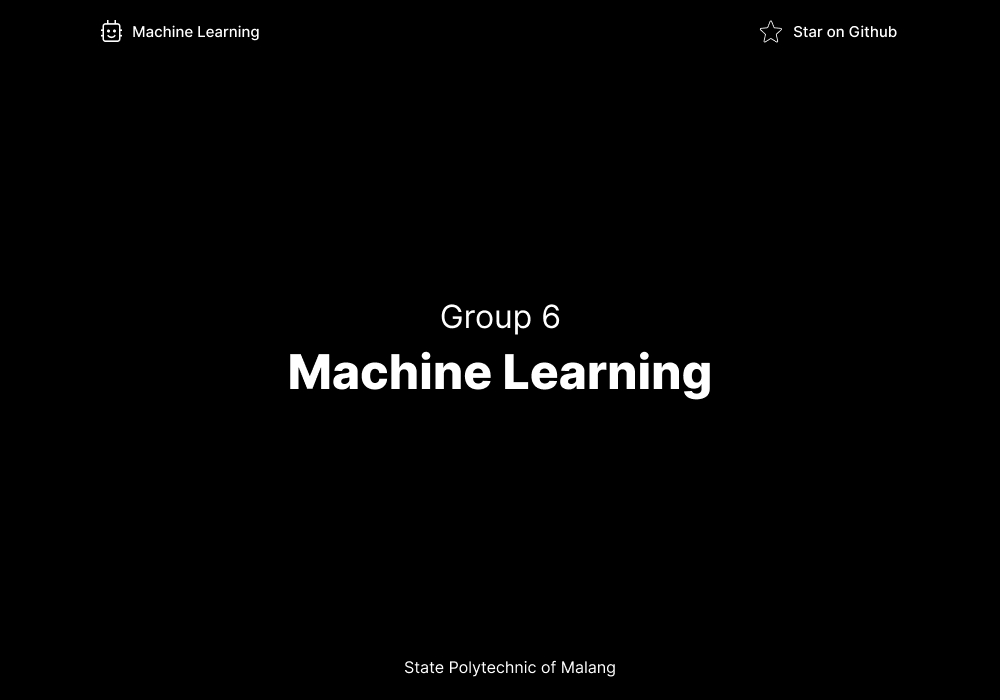
#> input picture screen.png, 1000 x 700 px, given in place of 2.jpeg, which was not available
$ jupyter execute --allow-errors UTS_ML_Mochammad_Zaky_Zamroni.ipynb   (shell and % lines are left out)   (text cells are left out)
#> lines starting #> are read from the running program, lines starting #| are printed output that depends on the picture; after the words box and inside, x2 and y2 are one past the last pixel; in counts of white or black regions, pixels touching at a corner belong together; pictures that were not available may be replaced by others from this repository, and a replacement may not be noted
[cell 1]
import numpy as np
import cv2
import matplotlib.pyplot as plt
from google.colab.patches import cv2_imshow # path cv2.imshow di google colab

[cell 2]
# Load Gambar
img = cv2.imread('2.jpeg')
#> img is the input picture: shape (700, 1000, 3); min 0, max 255, mean 3.5

# Tampilkan gambar
# cv2.imshow(img)
cv2_imshow(img) # khusus google colab karena ada issue

[cell 3]
h, w, ch= img.shape
#> h = 700; w = 1000; ch = 3
print(h)
#| 700
print(w)
#| 1000
print(ch)
#| 3

[cell 4]
data = img / 255.0
data = data.reshape(h * w, ch)
data.shape
#> Out = (700000, 3)

[cell 5]
def plot_pixels(data, title, colors=None, N=10000):
#> called with data = array of shape (700000, 3), N = 10000
    if colors is None:
        colors = data

    # choose a random subset
    rng = np.random.RandomState(0)
    i = rng.permutation(data.shape[0])[:N]
    colors = colors[i]
    R, G, B = data[i].T
#> R = 10000 values, max 1 at index 57, min 0 at index 0, mean 0.0168; G has the same summary as R; B has the same summary as R

    fig, ax = plt.subplots(1, 2, figsize=(8, 4))
    ax[0].scatter(R, G, color=colors, marker='.')
    ax[0].set(xlabel='Red', ylabel='Green', xlim=(0, 1), ylim=(0, 1))

    ax[1].scatter(R, B, color=colors, marker='.')
    ax[1].set(xlabel='Red', ylabel='Blue', xlim=(0, 1), ylim=(0, 1))

    fig.suptitle(title, size=14)

[cell 6]
plot_pixels(data, title='Input color space: 16 million possible colors')
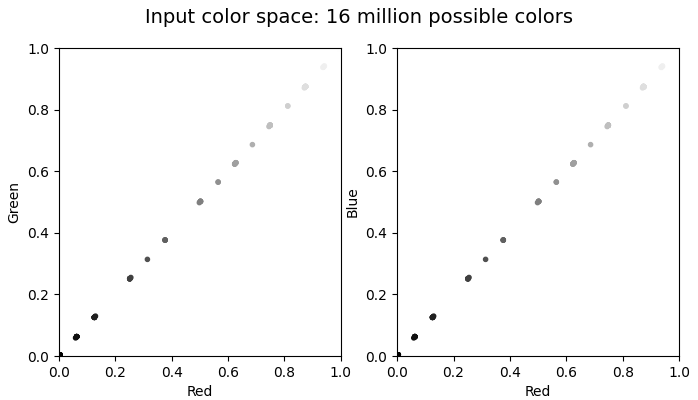
#> figure drawn by matplotlib, 2 panels

#> (a cell that did not finish here is left out)

[cell 8]
import cv2
import numpy as np
import os
import matplotlib.pyplot as plt
import pytesseract
from sklearn.cluster import MiniBatchKMeans

[cell 9]
# Path ke folder yang berisi gambar
folder_path = 'dataset/'

# Mendapatkan daftar file dalam folder
file_names = [f for f in os.listdir(folder_path) if os.path.isfile(os.path.join(folder_path, f))]

[cell 10]
def change_color(image):
    h, w, ch = image.shape
#> h = 700; w = 1000; ch = 3
    data = image.astype(np.float32) / 255.0
    data = data.reshape(h * w, ch)

    kmeans = MiniBatchKMeans(2)
    kmeans.fit(data)
    new_colors = kmeans.cluster_centers_[kmeans.predict(data)]
    recolored = (new_colors.reshape(h, w, ch) * 255).astype(np.uint8)
#> recolored: shape (700, 1000, 3); values 0 (black) and 236 (white), 1.4% white; 84 white regions (17 under 20 px), largest, box (x1, y1, x2, y2) and area: (290, 354, 329, 389) 985, (683, 362, 710, 399) 696, (391, 354, 417, 389) 573

    return recolored

[cell 11]
def enhance_plate(image):
    gray = cv2.cvtColor(image, cv2.COLOR_BGR2GRAY)
    _, thresh = cv2.threshold(gray, 150, 255, cv2.THRESH_BINARY)

    if np.mean(thresh) > 128:  # Logika if untuk memastikan bahwa angka menjadi putih dan background menjadi hitam
        thresh = cv2.bitwise_not(thresh)

    return thresh

[cell 12]
def remove_noise(image, kernel_size):
#> called with kernel_size = 9
    return cv2.medianBlur(image, kernel_size)
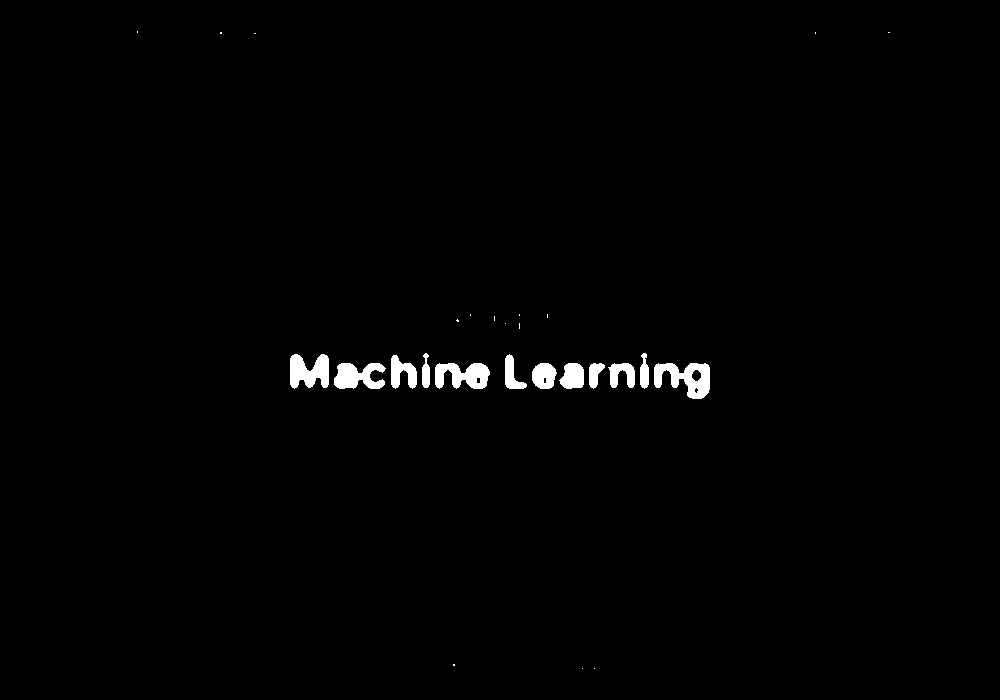
#> returned value: shape (700, 1000, 3); values 0 (black) and 236 (white), 1% white; 27 white regions (15 under 20 px), largest, box (x1, y1, x2, y2) and area: (654, 363, 710, 399) 1186, (435, 363, 490, 389) 1001, (290, 354, 329, 389) 981

[cell 13]
def invert_colors(image):
    return cv2.bitwise_not(image)

[cell 14]
for i, file_name in enumerate(file_names):
    image_path = os.path.join(folder_path, file_name)
    img = cv2.imread(image_path)

    recolored = change_color(img)
    denoised_image = remove_noise(recolored, kernel_size=9)
    enhanced_plate = enhance_plate(denoised_image)
    inverted_plate = invert_colors(enhanced_plate)

    # Menampilkan gambar asli, gambar dengan warna diubah, hasil setelah menghilangkan noise, dan hasil akhir setelah meningkatkan kejelasan nomor plat
    fig, ax = plt.subplots(1, 5, figsize=(20, 6), subplot_kw=dict(xticks=[], yticks=[]))
    fig.subplots_adjust(wspace=0.05)
    ax[0].imshow(cv2.cvtColor(img, cv2.COLOR_BGR2RGB))
    ax[0].set_title('Original Image', size=16)
    ax[1].imshow(cv2.cvtColor(recolored, cv2.COLOR_BGR2RGB))
    ax[1].set_title('2-color Image', size=16)
    ax[2].imshow(cv2.cvtColor(denoised_image, cv2.COLOR_BGR2RGB))
    ax[2].set_title('Denoised Image', size=16)
    ax[3].imshow(enhanced_plate, cmap='gray')
    ax[3].set_title('Enhanced Plate', size=16)
    ax[4].imshow(inverted_plate, cmap='gray')
    ax[4].set_title('Inverted Plate', size=16)
    plt.show()
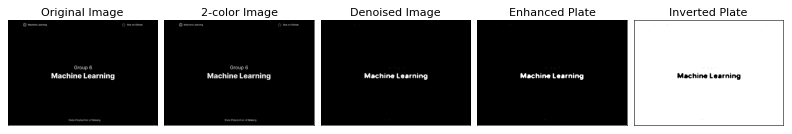
#> figure drawn by matplotlib, 5 panels

[cell 15]
def extract_text(image):
    return pytesseract.image_to_string(image)

#> (a cell that did not finish here is left out)

  denoised_image = remove_noise(recolored, kernel_size=9)
  enhanced_plate = enhance_plate(denoised_image)
